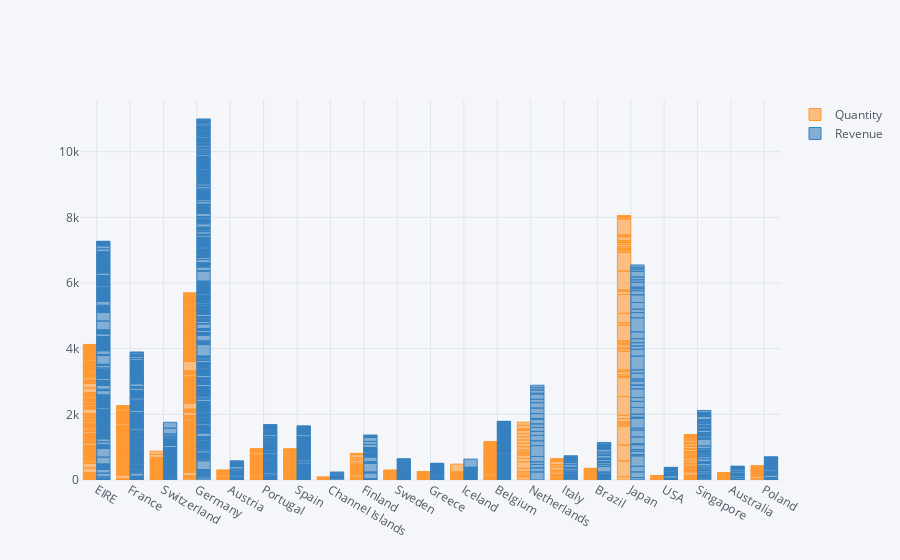

Notebook code for this chart:
### Markdown cell above
## 1. Create an interactive bar chart showing total quantity and revenue by country (excluding United Kingdom) for the month of April 2011.

### Code cell
import datetime
a = data.loc[(data['Country'] !='United Kingdom')&(data['InvoiceDate'].dt.year == 2011)&(data['InvoiceDate'].dt.month == 4), ['Quantity', 'Country','Revenue']]
a.iplot(kind='bar', x='Country')

### Figure 1 — Plotly figure (JSON) as saved in the notebook; plotly's stock layout.template omitted (floating-point values rounded to 4 significant figures; data arrays with more than 128 entries replaced by an {"elided": "..."} marker saying what was removed)
{"data": [{"marker": {"color": "rgba(255, 153, 51, 0.6)", "line": {"color": "rgba(255, 153, 51, 1.0)", "width": 1}}, "name": "Quantity", "orientation": "v", "text": "", "type": "bar", "uid": "3fc267c4-544b-4e15-a2db-7d6c50525677", "x": {"elided": "1688 str values"}, "y": {"elided": "1688 int values"}}, {"marker": {"color": "rgba(55, 128, 191, 0.6)", "line": {"color": "rgba(55, 128, 191, 1.0)", "width": 1}}, "name": "Revenue", "orientation": "v", "text": "", "type": "bar", "uid": "1ccbcbaa-181f-4ef3-be38-8920c6e7069f", "x": {"elided": "1688 str values"}, "y": {"elided": "1688 float values"}}], "layout": {"legend": {"bgcolor": "#F5F6F9", "font": {"color": "#4D5663"}}, "paper_bgcolor": "#F5F6F9", "plot_bgcolor": "#F5F6F9", "title": {"font": {"color": "#4D5663"}}, "xaxis": {"gridcolor": "#E1E5ED", "showgrid": true, "tickfont": {"color": "#4D5663"}, "title": {"font": {"color": "#4D5663"}, "text": ""}, "zerolinecolor": "#E1E5ED"}, "yaxis": {"gridcolor": "#E1E5ED", "showgrid": true, "tickfont": {"color": "#4D5663"}, "title": {"font": {"color": "#4D5663"}, "text": ""}, "zerolinecolor": "#E1E5ED"}}}
